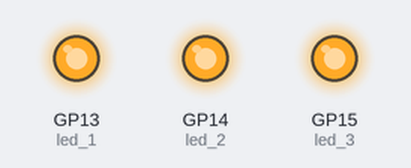
Simulated run of this program. Board: Raspberry Pi Pico running MicroPython. On the bench: output pins drawn as LEDs (lit = HIGH).

Above: at 0.5 s.
At 3.5 s:
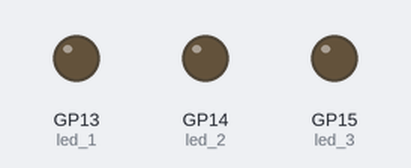
Timing chart, 0 to 4.6 s (numbered marks = the images above):
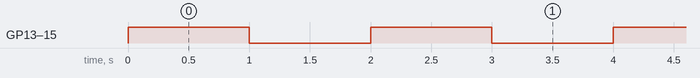

The program:

6_channnel_relay.py
```python
import utime
from machine import Pin, UART,SPI
from machine import Pin
import time


led_1 = machine.Pin(13, machine.Pin.OUT)#led_1 connected to pico pin 20
led_2 = machine.Pin(14, machine.Pin.OUT)#led_2 connected to pico pin 19
led_3 = machine.Pin(15, machine.Pin.OUT)#led_3 connected to pico pin 18


led_1.value(1)#initally led_1 at LOW
led_2.value(1)#initally led_2 at LOW
led_3.value(1)#initally led_3 at LOW


while 1:
    led_1.value(1)#initally led_1 at LOW
    led_2.value(1)#initally led_2 at LOW
    led_3.value(1)#initally led_3 at LOW
    time.sleep(1)
    led_1.value(0)#initally led_1 at LOW
    led_2.value(0)#initally led_2 at LOW
    led_3.value(0)#initally led_3 at LOW
    time.sleep(1)
```

Measured:
- by itself, GP13 (led_1), GP14 (led_2), GP15 (led_3): alternates HIGH for 1.0 s and LOW for 1.0 s
